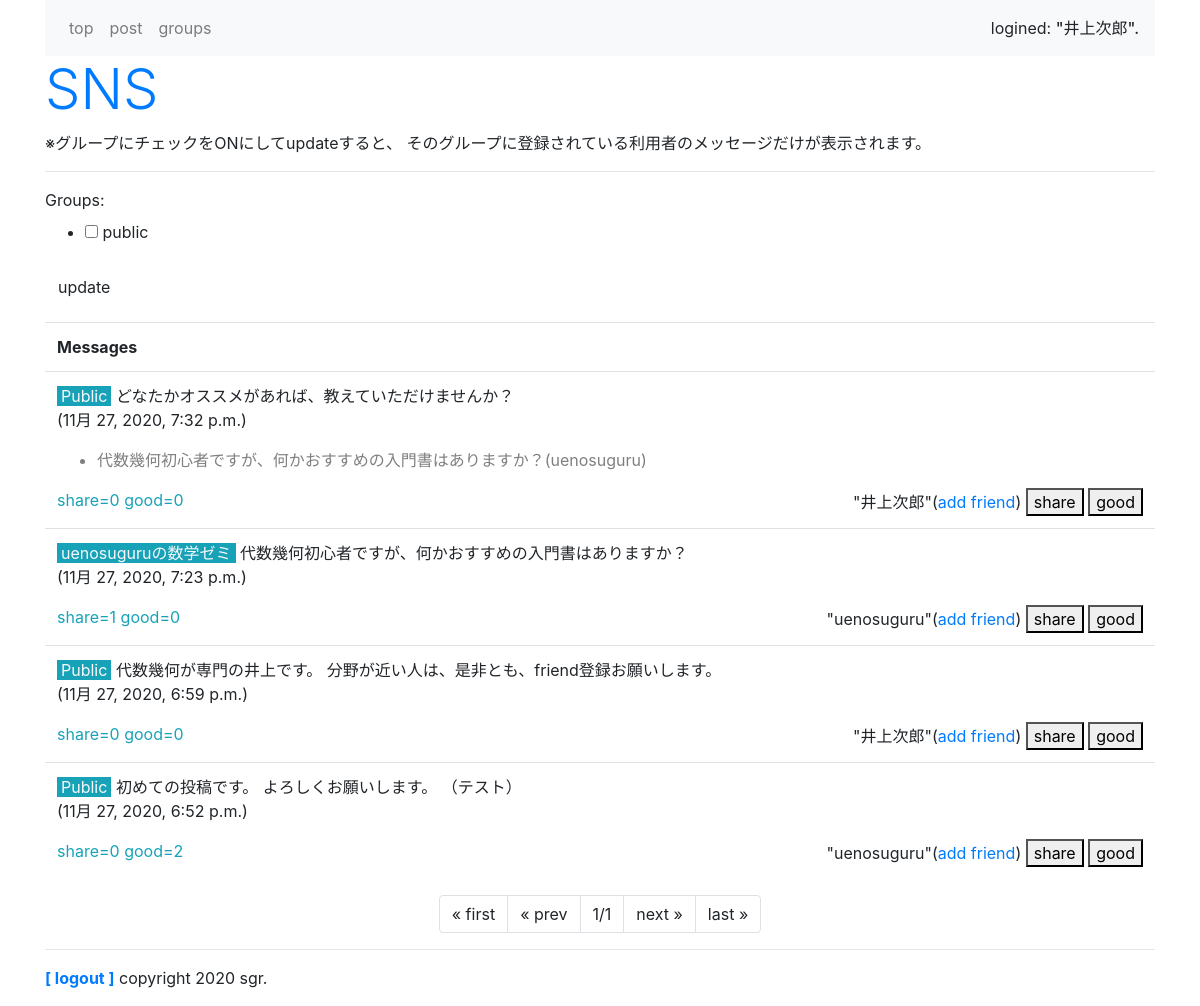
/sns/ (signed in), run on the app's committed database.
### sns/models.py (models this page shows, shortened)
class Message(models.Model):
  owner = models.ForeignKey(User, on_delete=models.CASCADE, related_name='message_owner')
  group = models.ForeignKey('Group',on_delete=models.CASCADE)
  content = models.TextField(max_length=1000)
  share_id = models.IntegerField(default=-1)
  good_count = models.IntegerField(default=0)
  share_count = models.IntegerField(default=0)
  put_date = models.DateTimeField(auto_now_add=True)
  def __str__(self):
    return str(self.content) + '(' + str(self.owner) + ')'
  def get_share(self):
    return Message.objects.get(id=self.share_id)
  class Meta:
    ordering = ('-put_date',)

class Group(models.Model):
  owner = models.ForeignKey(User, on_delete=models.CASCADE, related_name='group_owner')
  title = models.CharField(max_length=100)

### sns/views.py (the view)
# urls.py: path('', views.index, name = "index"),
@login_required(login_url='/admin/login/')
def index(request, page=1):
  (public_user, public_group) = get_public()
  if request.method == 'POST':
    checkform = GroupCheckForm(request.user, request.POST)
    glist = []
    for item in request.POST.getlist('groups'):
      glist.append(item)
    messages = get_your_group_message(request.user, glist, page)
  else:
    checkform = GroupCheckForm(request.user)
    gps = Group.objects.filter(owner=request.user)
    glist = [public_group.title]
    for item in gps:
      glist.append(item)
    messages = get_your_group_message(request.user, glist, page)
  params = {
    'login_user':request.user,
    'contents':messages,
    'check_form':checkform,
  }
  return render(request, 'sns/index.html', params)

### sns/forms.py
class GroupCheckForm(forms.Form):
  def __init__(self, user, *args, **kwargs):
    super(GroupCheckForm, self).__init__(*args, **kwargs)
    public = User.objects.filter(username='public').first()
    self.fields['groups'] = forms.MultipleChoiceField(choices=[(item.title, item.title) for item in Group.objects.filter(owner__in=[user, public])], widget=forms.CheckboxSelectMultiple(),)

### sns/views.py (called while the page is built)
def get_your_group_message(owner, glist, page):
  page_num = 10 #1ページあたりの表示数
  (public_user, public_group) = get_public()
  groups = Group.objects.filter(Q(owner=owner)|Q(owner=public_user)).filter(title__in=glist)
  me_friens = Friend.objects.filter(group__in=groups)
  me_users = []
  for f in me_friens:
    me_users.append(f.user)
  his_groups = Group.objects.filter(owner__in=me_users)
  his_friends = Friend.objects.filter(user=owner).filter(group__in=his_groups)
  me_groups = []
  for hf in his_friends:
    me_groups.append(hf.group)
  messages = Message.objects.filter(Q(group__in=groups)|Q(group__in=me_groups))
  page_item = Paginator(messages, page_num)
  return page_item.get_page(page)

def get_public():
  public_user = User.objects.filter(username='public').first()
  public_group = Group.objects.filter(owner=public_user).first()
  return (public_user, public_group)

### sns/templates/sns/index.html (shortened to what this page needs)
{% extends 'sns/layout.html' %}
{% block header %}
<h1 class="display-4 text-primary">SNS</h1>
<p>※グループにチェックをONにしてupdateすると、
  そのグループに登録されている利用者のメッセージだけが表示されます。
</p>
{% endblock %}
{% block content %}
<hr>
<div>
  <form action="{% url 'index' %}" method="POST" name="group_form">
    {{ check_form }}
    <div>
      <button class="btn rtn-primary">update</button>
    </div>
  </form>
</div>
<table class="table mt-3">
  <tr><th>Messages</th></tr>
  {% for item in contents %}
  <tr><td>
    <p class="my-0">
      {% if item.group.title == 'public' %}
      <span class="bg-info text-light px-1">Public</span>
      {% else %}
      <span class="bg-info text-light px-1">{{ item.group.title }}</span>
      {% endif %}
      {{ item.content }}
    </p>
    <p>({{ item.put_date }})</p>
    {% if item.share_id > 0 %}
    <ul><li class="text-black-50">{{item.get_share}}</li></ul>
    {% endif %}
    <span class="float-left text-info">share={{ item.share_count }} good={{ item.good_count }}</span>
    <span class="float-right">
      "{{ item.owner }}"(<a href="{% url 'add' %}?name={{item.owner}}">add friend</a>)
      <a href="{% url 'share' item.id %}"><button class="py-0">share</button></a>
      <a href="{% url 'good' item.id %}"><button class="py-0">good</button></a>
    </span>
  </td></tr>
  {% endfor %}
</table>
<ul class="pagination justify-content-center">
  {% if contents.has_previous %}
    <li class="page-item"><a href="javascript:sendGroupForm(1);" class="page-link">&laquo; first</a></li>
    <li class="page-item"><a href="javascript:sendGroupForm({{ contents.previous_page_number }});" class="page-link">&laquo; prev</a></li>
    {% else %}
    <li class="page-item"><a class="page-link">&laquo; first</a></li>
    <li class="page-item"><a class="page-link">&laquo; prev</a></li>
    {% endif %}
    <li class="page-item"><a class="page-link">{{contents.number}}/{{contents.paginator.num_pages}}</a></li>
    {% if contents.has_next %}
    <li class="page-item"><a href="javascript:sendGroupForm({{contents.next_page_number}});" class="page-link">next &raquo;</a></li>
    <li class="page-item"><a href="javascript:sendGroupForm({{contents.paginator.num_pages}});" class="page-link">last &raquo;</a></li>
    {% else %}
    <li class="page-item"><a class="page-link">next &raquo;</a></li>
    <li class="page-item"><a class="page-link">last &raquo;</a></li>
    {% endif %}
</ul>
{% endblock %}

### sns/templates/sns/layout.html (shortened to what this page needs)
{% load static %}
<!DOCTYPE html>
<html lang="ja">
  <head>
    <link rel="stylesheet" href="https://stackpath.bootstrapcdn.com/bootstrap/4.2.1/css/bootstrap.min.css">
  </head>
  <body class="container">
    <nav class="navbar navbar-expand navbar-light bg-light">
      <ul class="navbar-nav mr-auto">
        <li class="nav-item"><a href="{% url 'index' %}" class="nav-link">top</a></li>
        <li class="nav-item"><a href="{% url 'post' %}" class="nav-link">post</a></li>
        <li class="nav-item"><a href="{% url 'groups' %}" class="nav-link">groups</a></li>
      </ul>
      <span>logined: <span class="h6">"{{login_user}}".</span></span>
    </nav>
    <div>{% block header %}{% endblock %}</div>
    <div class="content">{% block content %}{% endblock %}</div>
    <hr>
    <div class="my-3">
      <span class="font-weight-bold"><a href="/admin/logout?next=/sns/">[ logout ]</a></span>
      <span class="flout-right">copyright 2020 sgr.</span>
    </div>
  </body>
</html>

### data on the page
Message: shows "Public", content "どなたかオススメがあれば、教えていただけませんか？", put_date "11月 27, 2020, 7:32 p.m.", get_share "代数幾何初心者ですが、何かおすすめの入門書はありますか？(uenosuguru)", share_count "0", good_count "0", owner "井上次郎"
Message: group "uenosuguruの数学ゼミ", content "代数幾何初心者ですが、何かおすすめの入門書はありますか？", put_date "11月 27, 2020, 7:23 p.m.", share_count "1", good_count "0", owner "uenosuguru"
Message: shows "Public", content "代数幾何が専門の井上です。 分野が近い人は、是非とも、friend登録お願いします。", put_date "11月 27, 2020, 6:59 p.m.", share_count "0", good_count "0", owner "井上次郎"
Message: shows "Public", content "初めての投稿です。 よろしくお願いします。 （テスト）", put_date "11月 27, 2020, 6:52 p.m.", share_count "0", good_count "2", owner "uenosuguru"

### other printed values
{{ login_user }} "井上次郎"
{{ contents.number }} "1"
{{ contents.paginator.num_pages }} "1"
